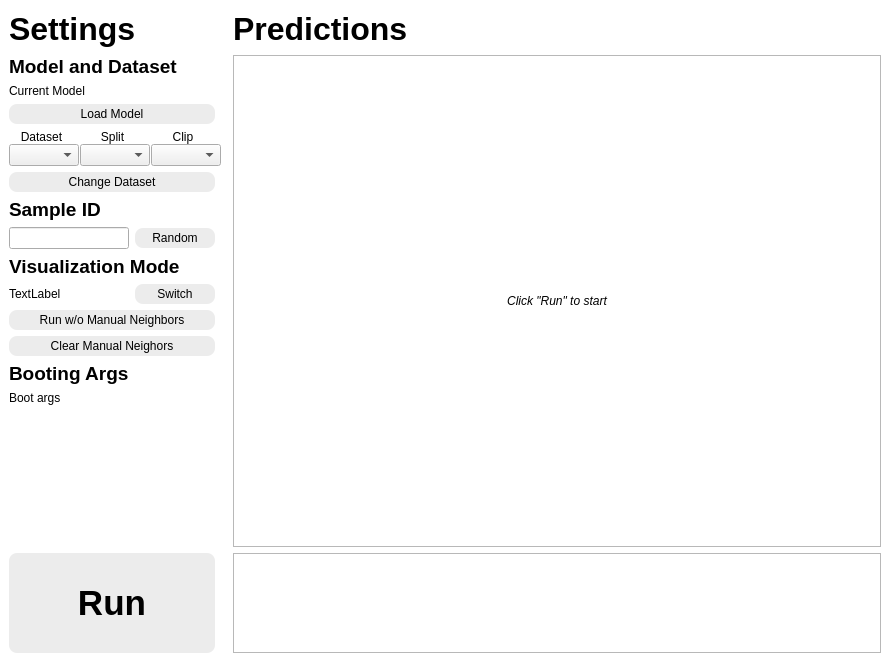
<?xml version="1.0" encoding="UTF-8"?>
<ui version="4.0">
 <class>MainWindow</class>
 <widget class="QMainWindow" name="MainWindow">
  <property name="geometry">
   <rect>
    <x>0</x>
    <y>0</y>
    <width>890</width>
    <height>662</height>
   </rect>
  </property>
  <property name="windowTitle">
   <string>Playground</string>
  </property>
  <widget class="QWidget" name="centralwidget">
   <property name="autoFillBackground">
    <bool>false</bool>
   </property>
   <layout class="QHBoxLayout" name="horizontalLayout_4">
    <property name="spacing">
     <number>0</number>
    </property>
    <property name="leftMargin">
     <number>0</number>
    </property>
    <property name="topMargin">
     <number>0</number>
    </property>
    <property name="rightMargin">
     <number>0</number>
    </property>
    <property name="bottomMargin">
     <number>0</number>
    </property>
    <item>
     <layout class="QHBoxLayout" name="horizontalLayout">
      <property name="spacing">
       <number>0</number>
      </property>
      <item>
       <widget class="QWidget" name="widget_left" native="true">
        <property name="maximumSize">
         <size>
          <width>224</width>
          <height>16777215</height>
         </size>
        </property>
        <property name="styleSheet">
         <string notr="true">QWidget #widget_left{
    background-color: rgb(255, 255, 255);
}

QPushButton {
background-color: rgb(236, 236, 236);
color: rgb(0, 0, 0);
border-radius: 8px;
border-style: none;
padding-top: 3px;
padding-bottom: 3px;
}
</string>
        </property>
        <layout class="QVBoxLayout" name="verticalLayout_4">
         <item>
          <widget class="QLabel" name="label">
           <property name="minimumSize">
            <size>
             <width>0</width>
             <height>40</height>
            </size>
           </property>
           <property name="maximumSize">
            <size>
             <width>16777215</width>
             <height>40</height>
            </size>
           </property>
           <property name="font">
            <font>
             <pointsize>24</pointsize>
             <bold>true</bold>
            </font>
           </property>
           <property name="styleSheet">
            <string notr="true">border-bottom-style: solid;
border-bottom-width: 1px;
border-bottom-color: rgb(0, 0, 0);</string>
           </property>
           <property name="text">
            <string>Settings</string>
           </property>
           <property name="margin">
            <number>5</number>
           </property>
          </widget>
         </item>
         <item>
          <widget class="QLabel" name="label_7">
           <property name="font">
            <font>
             <pointsize>14</pointsize>
             <bold>true</bold>
            </font>
           </property>
           <property name="text">
            <string>Model and Dataset</string>
           </property>
           <property name="margin">
            <number>3</number>
           </property>
          </widget>
         </item>
         <item>
          <widget class="QLabel" name="label_modelpath">
           <property name="sizePolicy">
            <sizepolicy hsizetype="Fixed" vsizetype="Preferred">
             <horstretch>0</horstretch>
             <verstretch>0</verstretch>
            </sizepolicy>
           </property>
           <property name="minimumSize">
            <size>
             <width>200</width>
             <height>0</height>
            </size>
           </property>
           <property name="maximumSize">
            <size>
             <width>200</width>
             <height>16777215</height>
            </size>
           </property>
           <property name="text">
            <string>Current Model</string>
           </property>
           <property name="wordWrap">
            <bool>true</bool>
           </property>
          </widget>
         </item>
         <item>
          <widget class="MyButton" name="pushButton_load">
           <property name="text">
            <string>Load Model</string>
           </property>
          </widget>
         </item>
         <item>
          <layout class="QGridLayout" name="gridLayout">
           <property name="leftMargin">
            <number>0</number>
           </property>
           <property name="horizontalSpacing">
            <number>6</number>
           </property>
           <property name="verticalSpacing">
            <number>0</number>
           </property>
           <item row="0" column="2">
            <widget class="QLabel" name="label_5">
             <property name="text">
              <string>Clip</string>
             </property>
             <property name="alignment">
              <set>Qt::AlignmentFlag::AlignCenter</set>
             </property>
             <property name="indent">
              <number>0</number>
             </property>
            </widget>
           </item>
           <item row="0" column="1">
            <widget class="QLabel" name="label_4">
             <property name="text">
              <string>Split</string>
             </property>
             <property name="alignment">
              <set>Qt::AlignmentFlag::AlignCenter</set>
             </property>
             <property name="indent">
              <number>0</number>
             </property>
            </widget>
           </item>
           <item row="0" column="0">
            <widget class="QLabel" name="label_3">
             <property name="text">
              <string>Dataset</string>
             </property>
             <property name="alignment">
              <set>Qt::AlignmentFlag::AlignCenter</set>
             </property>
             <property name="indent">
              <number>0</number>
             </property>
            </widget>
           </item>
           <item row="1" column="0">
            <widget class="QComboBox" name="comboBox_Dataset">
             <property name="sizePolicy">
              <sizepolicy hsizetype="Preferred" vsizetype="Fixed">
               <horstretch>0</horstretch>
               <verstretch>0</verstretch>
              </sizepolicy>
             </property>
             <property name="minimumSize">
              <size>
               <width>70</width>
               <height>0</height>
              </size>
             </property>
             <property name="maximumSize">
              <size>
               <width>50</width>
               <height>16777215</height>
              </size>
             </property>
            </widget>
           </item>
           <item row="1" column="1">
            <widget class="QComboBox" name="comboBox_Split">
             <property name="minimumSize">
              <size>
               <width>70</width>
               <height>0</height>
              </size>
             </property>
             <property name="maximumSize">
              <size>
               <width>70</width>
               <height>16777215</height>
              </size>
             </property>
            </widget>
           </item>
           <item row="1" column="2">
            <widget class="QComboBox" name="comboBox_Clip">
             <property name="minimumSize">
              <size>
               <width>70</width>
               <height>0</height>
              </size>
             </property>
             <property name="maximumSize">
              <size>
               <width>70</width>
               <height>16777215</height>
              </size>
             </property>
            </widget>
           </item>
          </layout>
         </item>
         <item>
          <widget class="MyButton" name="pushButton_changedataset">
           <property name="text">
            <string>Change Dataset</string>
           </property>
          </widget>
         </item>
         <item>
          <widget class="QLabel" name="label_6">
           <property name="font">
            <font>
             <pointsize>14</pointsize>
             <bold>true</bold>
            </font>
           </property>
           <property name="text">
            <string>Sample ID</string>
           </property>
           <property name="margin">
            <number>3</number>
           </property>
          </widget>
         </item>
         <item>
          <layout class="QHBoxLayout" name="horizontalLayout_2">
           <item>
            <widget class="QLineEdit" name="lineEdit_agentid"/>
           </item>
           <item>
            <widget class="MyButton" name="pushButton_random">
             <property name="minimumSize">
              <size>
               <width>80</width>
               <height>0</height>
              </size>
             </property>
             <property name="maximumSize">
              <size>
               <width>80</width>
               <height>16777215</height>
              </size>
             </property>
             <property name="text">
              <string>Random</string>
             </property>
            </widget>
           </item>
          </layout>
         </item>
         <item>
          <widget class="QLabel" name="label_9">
           <property name="font">
            <font>
             <pointsize>14</pointsize>
             <bold>true</bold>
            </font>
           </property>
           <property name="text">
            <string>Visualization Mode</string>
           </property>
           <property name="margin">
            <number>3</number>
           </property>
          </widget>
         </item>
         <item>
          <layout class="QHBoxLayout" name="horizontalLayout_3">
           <item>
            <widget class="QLabel" name="label_mode">
             <property name="text">
              <string>TextLabel</string>
             </property>
            </widget>
           </item>
           <item>
            <widget class="MyButton" name="pushButton_modechange">
             <property name="minimumSize">
              <size>
               <width>80</width>
               <height>0</height>
              </size>
             </property>
             <property name="maximumSize">
              <size>
               <width>80</width>
               <height>80</height>
              </size>
             </property>
             <property name="text">
              <string>Switch</string>
             </property>
            </widget>
           </item>
          </layout>
         </item>
         <item>
          <widget class="MyButton" name="pushButton_runwithoutneighbors">
           <property name="text">
            <string>Run w/o Manual Neighbors</string>
           </property>
          </widget>
         </item>
         <item>
          <widget class="MyButton" name="pushButton_clear">
           <property name="text">
            <string>Clear Manual Neighors</string>
           </property>
          </widget>
         </item>
         <item>
          <widget class="QLabel" name="label_bootargs_title">
           <property name="font">
            <font>
             <pointsize>14</pointsize>
             <bold>true</bold>
            </font>
           </property>
           <property name="text">
            <string>Booting Args</string>
           </property>
           <property name="margin">
            <number>3</number>
           </property>
          </widget>
         </item>
         <item>
          <widget class="QLabel" name="label_bootargs">
           <property name="sizePolicy">
            <sizepolicy hsizetype="Fixed" vsizetype="Preferred">
             <horstretch>0</horstretch>
             <verstretch>0</verstretch>
            </sizepolicy>
           </property>
           <property name="minimumSize">
            <size>
             <width>200</width>
             <height>0</height>
            </size>
           </property>
           <property name="maximumSize">
            <size>
             <width>200</width>
             <height>16777215</height>
            </size>
           </property>
           <property name="text">
            <string>Boot args</string>
           </property>
           <property name="wordWrap">
            <bool>true</bool>
           </property>
          </widget>
         </item>
         <item>
          <spacer name="verticalSpacer">
           <property name="orientation">
            <enum>Qt::Orientation::Vertical</enum>
           </property>
           <property name="sizeHint" stdset="0">
            <size>
             <width>20</width>
             <height>40</height>
            </size>
           </property>
          </spacer>
         </item>
         <item>
          <widget class="MyButton" name="pushButton_run">
           <property name="minimumSize">
            <size>
             <width>0</width>
             <height>100</height>
            </size>
           </property>
           <property name="font">
            <font>
             <pointsize>26</pointsize>
             <italic>false</italic>
             <bold>true</bold>
             <kerning>false</kerning>
            </font>
           </property>
           <property name="styleSheet">
            <string notr="true"/>
           </property>
           <property name="text">
            <string>Run</string>
           </property>
          </widget>
         </item>
        </layout>
       </widget>
      </item>
      <item>
       <widget class="QWidget" name="widget_right" native="true">
        <property name="maximumSize">
         <size>
          <width>16777215</width>
          <height>16777215</height>
         </size>
        </property>
        <property name="styleSheet">
         <string notr="true">QWidget #widget_right{
    background-color: rgb(255, 255, 255);
}</string>
        </property>
        <layout class="QVBoxLayout" name="verticalLayout">
         <item>
          <widget class="QLabel" name="label_2">
           <property name="minimumSize">
            <size>
             <width>0</width>
             <height>40</height>
            </size>
           </property>
           <property name="maximumSize">
            <size>
             <width>16777215</width>
             <height>40</height>
            </size>
           </property>
           <property name="font">
            <font>
             <pointsize>24</pointsize>
             <bold>true</bold>
            </font>
           </property>
           <property name="text">
            <string>Predictions</string>
           </property>
           <property name="margin">
            <number>5</number>
           </property>
          </widget>
         </item>
         <item>
          <widget class="QLabel" name="canvas">
           <property name="minimumSize">
            <size>
             <width>640</width>
             <height>480</height>
            </size>
           </property>
           <property name="maximumSize">
            <size>
             <width>16777215</width>
             <height>16777215</height>
            </size>
           </property>
           <property name="font">
            <font>
             <italic>true</italic>
            </font>
           </property>
           <property name="cursor">
            <cursorShape>CrossCursor</cursorShape>
           </property>
           <property name="styleSheet">
            <string notr="true"/>
           </property>
           <property name="frameShape">
            <enum>QFrame::Shape::StyledPanel</enum>
           </property>
           <property name="text">
            <string>Click &quot;Run&quot; to start</string>
           </property>
           <property name="alignment">
            <set>Qt::AlignmentFlag::AlignCenter</set>
           </property>
          </widget>
         </item>
         <item>
          <widget class="QTextEdit" name="textEdit_logbar">
           <property name="sizePolicy">
            <sizepolicy hsizetype="Expanding" vsizetype="Fixed">
             <horstretch>0</horstretch>
             <verstretch>0</verstretch>
            </sizepolicy>
           </property>
           <property name="minimumSize">
            <size>
             <width>0</width>
             <height>100</height>
            </size>
           </property>
           <property name="maximumSize">
            <size>
             <width>16777215</width>
             <height>100</height>
            </size>
           </property>
           <property name="baseSize">
            <size>
             <width>0</width>
             <height>0</height>
            </size>
           </property>
           <property name="frameShape">
            <enum>QFrame::Shape::StyledPanel</enum>
           </property>
          </widget>
         </item>
        </layout>
       </widget>
      </item>
     </layout>
    </item>
   </layout>
  </widget>
 </widget>
 <customwidgets>
  <customwidget>
   <class>MyButton</class>
   <extends>QPushButton</extends>
   <header location="global">__mybutton.h</header>
  </customwidget>
 </customwidgets>
 <resources/>
 <connections/>
</ui>
